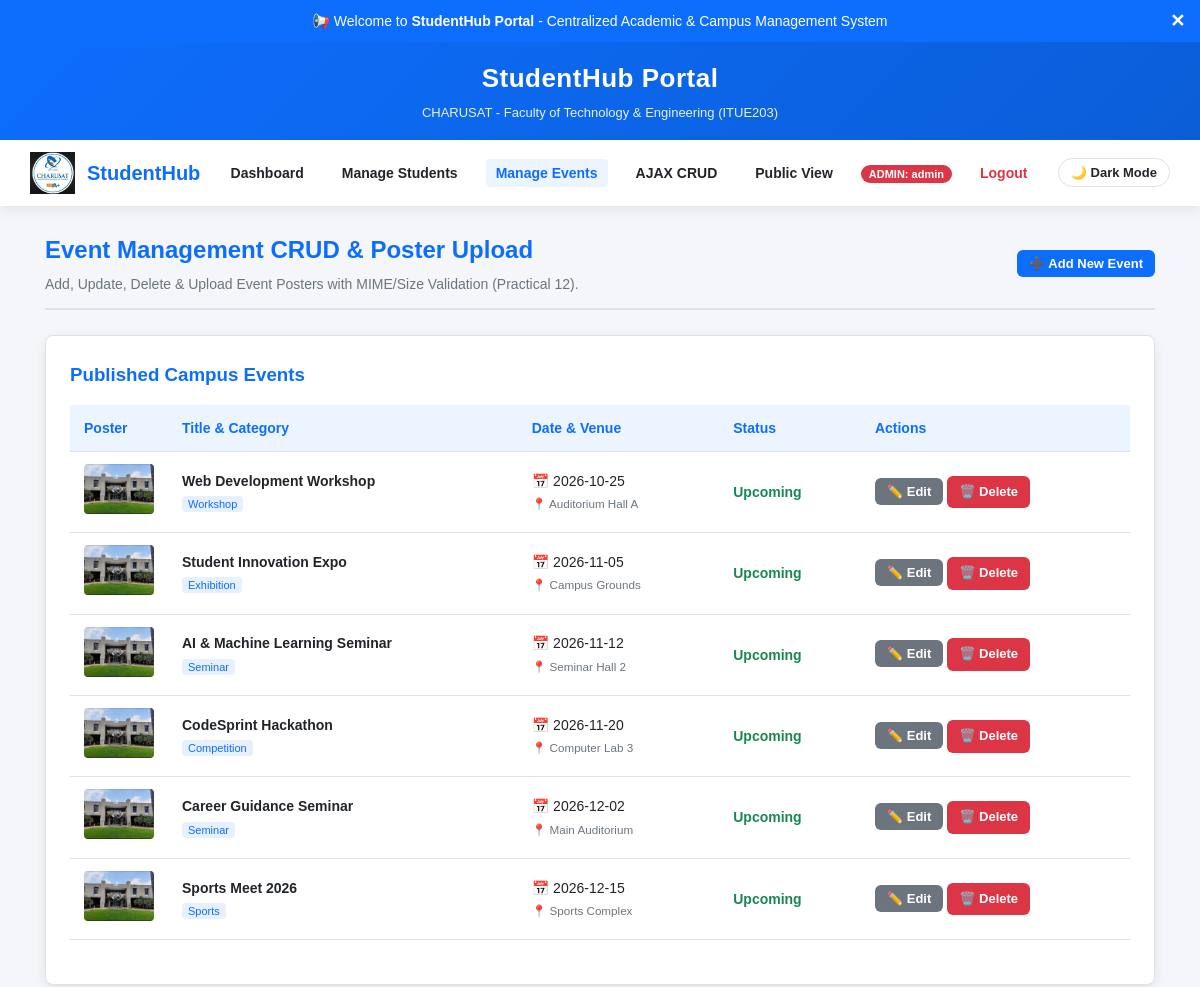
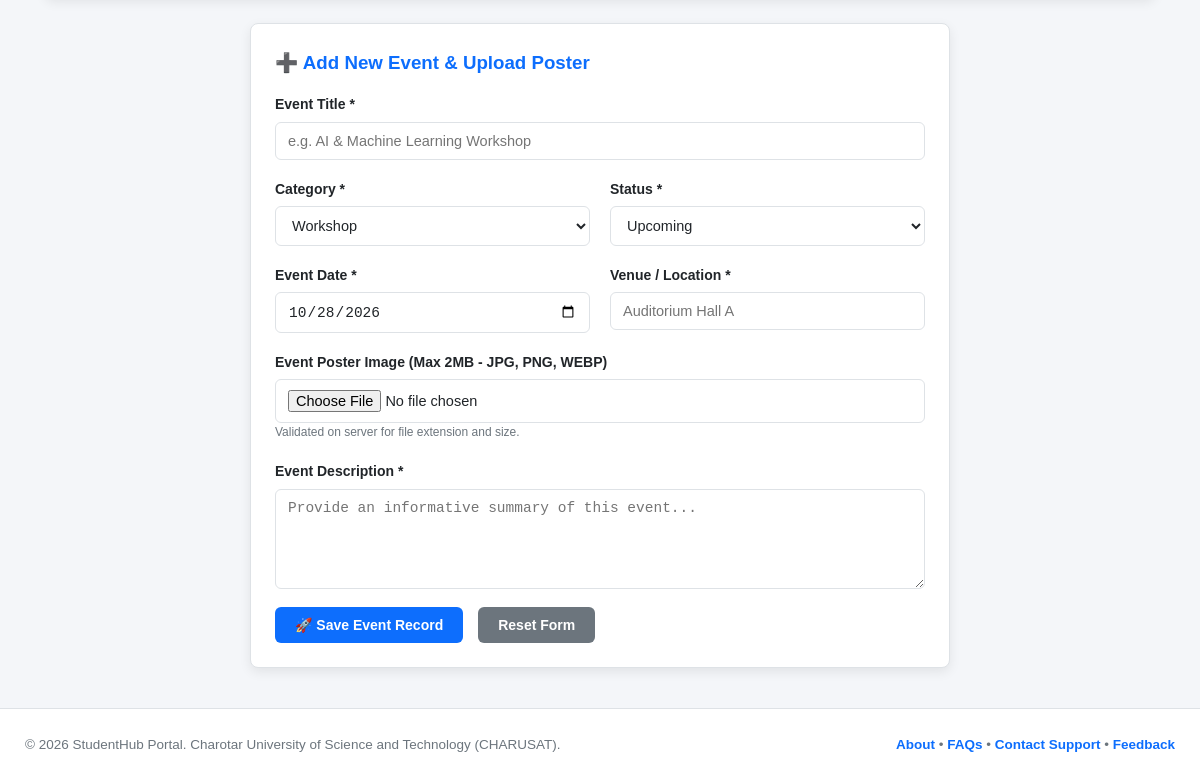
Page /manage_events.php (signed in) on the committed database (2 pictures, top to bottom).
### tables this page shows
CREATE TABLE events (
    id INT AUTO_INCREMENT PRIMARY KEY,
    title VARCHAR(100) NOT NULL,
    description TEXT NOT NULL,
    category VARCHAR(50) NOT NULL,
    event_date DATE NOT NULL,
    venue VARCHAR(100) NOT NULL,
    poster VARCHAR(255) DEFAULT NULL,
    status VARCHAR(20) NOT NULL DEFAULT 'Upcoming',
    created_at TIMESTAMP DEFAULT CURRENT_TIMESTAMP
);

### auth.php (called while the page is built, shortened)
<?php
function is_admin() {
    return isset($_SESSION['role']) && $_SESSION['role'] === 'admin';
}
?>

### manage_events.php (the view, shortened to what this page needs)
<?php
require_once __DIR__ . '/auth.php';
require_once __DIR__ . '/db.php';
$uploadDir = __DIR__ . '/uploads/';
$eventsResult = $conn->query("SELECT * FROM events ORDER BY event_date ASC");
require_once __DIR__ . '/header.php';
?>
<main>
    <div class="page-header">
        <div class="flex-between">
            <div>
                <h2>Event Management CRUD & Poster Upload</h2>
                <p>Add, Update, Delete & Upload Event Posters with MIME/Size Validation (Practical 12).</p>
            </div>
            <div>
                <button onclick="document.getElementById('eventFormSection').scrollIntoView({behavior: 'smooth'})" class="btn btn-primary btn-sm">➕ Add New Event</button>
            </div>
        </div>
    </div>
    <section class="card">
        <h3 style="color: var(--primary-color); margin-bottom: 15px;">Published Campus Events</h3>
        <div class="table-responsive">
            <table class="data-table">
                <thead>
                    <tr>
                        <th>Poster</th>
                        <th>Title & Category</th>
                        <th>Date & Venue</th>
                        <th>Status</th>
                        <th>Actions</th>
                    </tr>
                </thead>
                <tbody>
                    <?php if ($eventsResult->num_rows === 0): ?>
                        <tr><td colspan="5" style="text-align: center; color: var(--text-muted); padding: 25px;">No events recorded in database yet.</td></tr>
                    <?php else: ?>
                        <?php while ($ev = $eventsResult->fetch_assoc()): ?>
                            <tr>
                                <td style="width: 80px;">
                                    <?php if (!empty($ev['poster']) && file_exists($uploadDir . $ev['poster'])): ?>
                                        <img src="uploads/<?php echo htmlspecialchars($ev['poster']); ?>" alt="Poster" style="width: 70px; height: 50px; object-fit: cover; border-radius: 4px;">
                                    <?php else: ?>
                                        <img src="images/campus.png" alt="Default" style="width: 70px; height: 50px; object-fit: cover; border-radius: 4px; opacity: 0.6;">
                                    <?php endif; ?>
                                </td>
                                <td>
                                    <strong><?php echo htmlspecialchars($ev['title']); ?></strong><br>
                                    <span class="badge" style="background: rgba(13,110,253,0.1); color: #0d6efd; padding: 2px 6px; border-radius: 4px; font-size: 11px;"><?php echo htmlspecialchars($ev['category']); ?></span>
                                </td>
                                <td>
                                    📅 <?php echo htmlspecialchars($ev['event_date']); ?><br>
                                    <small style="color: var(--text-muted);">📍 <?php echo htmlspecialchars($ev['venue']); ?></small>
                                </td>
                                <td>
                                    <span style="font-weight: bold; color: <?php echo ($ev['status'] == 'Upcoming') ? 'var(--success-color)' : 'var(--text-muted)'; ?>;">
                                        <?php echo htmlspecialchars($ev['status']); ?>
                                    </span>
                                </td>
                                <td>
                                    <button class="btn btn-secondary btn-sm edit-ev-btn"
                                            data-id="<?php echo $ev['id']; ?>"
                                            data-title="<?php echo htmlspecialchars($ev['title']); ?>"
                                            data-category="<?php echo htmlspecialchars($ev['category']); ?>"
                                            data-date="<?php echo htmlspecialchars($ev['event_date']); ?>"
                                            data-venue="<?php echo htmlspecialchars($ev['venue']); ?>"
                                            data-status="<?php echo htmlspecialchars($ev['status']); ?>"
                                            data-desc="<?php echo htmlspecialchars($ev['description']); ?>">
                                        ✏️ Edit
                                    </button>
                                    <a href="manage_events.php?action=delete&id=<?php echo $ev['id']; ?>"
                                       class="btn btn-danger btn-sm"
                                       onclick="return confirm('Delete event: <?php echo htmlspecialchars(addslashes($ev['title'])); ?>?');">
                                        🗑️ Delete
                                    </a>
                                </td>
                            </tr>
                        <?php endwhile; ?>
                    <?php endif; ?>
                </tbody>
            </table>
        </div>
    </section>
    <section id="eventFormSection" class="card" style="max-width: 700px; margin: auto;">
        <h3 id="evFormHeading" style="color: var(--primary-color); margin-bottom: 15px;">➕ Add New Event & Upload Poster</h3>
        <form method="POST" action="manage_events.php" enctype="multipart/form-data" id="eventCrudForm">
            <div class="form-group">
                <label for="ev_title">Event Title *</label>
                <input type="text" id="ev_title" name="title" required placeholder="e.g. AI & Machine Learning Workshop">
            </div>
            <div class="grid-2">
                <div class="form-group">
                    <label for="ev_category">Category *</label>
                    <select id="ev_category" name="category" required>
                        <option value="Workshop">Workshop</option>
                    </select>
                </div>
                <div class="form-group">
                    <label for="ev_status">Status *</label>
                    <select id="ev_status" name="status" required>
                        <option value="Upcoming">Upcoming</option>
                    </select>
                </div>
            </div>
            <div class="grid-2">
                <div class="form-group">
                    <label for="ev_date">Event Date *</label>
                    <input type="date" id="ev_date" name="event_date" required value="<?php echo date('Y-m-d'); ?>">
                </div>
                <div class="form-group">
                    <label for="ev_venue">Venue / Location *</label>
                    <input type="text" id="ev_venue" name="venue" required placeholder="Auditorium Hall A">
                </div>
            </div>
            <div class="form-group">
                <label for="ev_poster">Event Poster Image (Max 2MB - JPG, PNG, WEBP)</label>
                <input type="file" id="ev_poster" name="poster" accept=".jpg,.jpeg,.png,.webp,.gif">
                <small style="color: var(--text-muted); font-size: 12px;">Validated on server for file extension and size.</small>
            </div>
            <div class="form-group">
                <label for="ev_desc">Event Description *</label>
                <textarea id="ev_desc" name="description" required placeholder="Provide an informative summary of this event..."></textarea>
            </div>
            <div class="flex-row">
                <button type="submit" id="evSubmitBtn" class="btn btn-primary">
                    🚀 Save Event Record
                </button>
                <button type="button" class="btn btn-secondary" onclick="resetEvForm()">
                    Reset Form
                </button>
            </div>
        </form>
    </section>
</main>
<?php require_once __DIR__ . '/footer.php'; ?>

### header.php (shortened to what this page needs)
<?php
require_once __DIR__ . '/auth.php';
$currentPage = basename($_SERVER['PHP_SELF']);
$isAdmin = is_admin();
$username = isset($_SESSION['username']) ? htmlspecialchars($_SESSION['username']) : '';
?>
<!DOCTYPE html>
<html lang="en">
<head>
    <link rel="stylesheet" href="css/style.css">
</head>
<body>
    <div id="notificationBanner" class="notification-banner">
        <span>📢 Welcome to <strong>StudentHub Portal</strong> - Centralized Academic & Campus Management System</span>
        <button id="closeBannerBtn" class="banner-close-btn" title="Close Banner">✕</button>
    </div>
    <div class="portal-title-bar">
        <h1>StudentHub Portal</h1>
        <p>CHARUSAT - Faculty of Technology & Engineering (ITUE203)</p>
    </div>
    <header>
        <a href="index.php" class="logo-container">
            <img src="images/logo.png" alt="StudentHub Logo" width="48" height="48">
            <span class="brand-text">StudentHub</span>
        </a>
        <nav id="mainNav">
            <ul>
                <?php if ($isAdmin): ?>
                    <li><a href="admin_dashboard.php" class="<?php echo ($currentPage == 'admin_dashboard.php') ? 'active' : ''; ?>">Dashboard</a></li>
                    <li><a href="manage_students.php" class="<?php echo ($currentPage == 'manage_students.php') ? 'active' : ''; ?>">Manage Students</a></li>
                    <li><a href="manage_events.php" class="<?php echo ($currentPage == 'manage_events.php') ? 'active' : ''; ?>">Manage Events</a></li>
                    <li><a href="ajax_events.php" class="<?php echo ($currentPage == 'ajax_events.php') ? 'active' : ''; ?>">AJAX CRUD</a></li>
                    <li><a href="index.php" class="<?php echo ($currentPage == 'index.php') ? 'active' : ''; ?>">Public View</a></li>
                    <li><span class="admin-badge">ADMIN: <?php echo $username; ?></span></li>
                    <li><a href="logout.php" style="color: var(--danger-color);">Logout</a></li>
                <?php endif; ?>
            </ul>
        </nav>
        <div class="header-actions">
            <button id="themeToggleBtn" class="theme-toggle-btn">🌙 Dark Mode</button>
        </div>
    </header>

### footer.php (shortened to what this page needs)
    <footer>
        <div style="max-width: 1150px; margin: auto; display: flex; justify-content: space-between; flex-wrap: wrap; gap: 15px; align-items: center;">
            <p>&copy; <?php echo date('Y'); ?> StudentHub Portal. Charotar University of Science and Technology (CHARUSAT).</p>
            <p>
                <a href="about.php">About</a> &bull;
                <a href="faq.php">FAQs</a> &bull;
                <a href="contact.php">Contact Support</a> &bull;
                <a href="feedback.php">Feedback</a>
            </p>
        </div>
    </footer>
</body>
</html>

### rows in the picture
events: poster (picture), title "Web Development Workshop", category "Workshop", event_date "2026-10-25", venue "Auditorium Hall A", status "Upcoming"
events: poster (picture), title "Student Innovation Expo", category "Exhibition", event_date "2026-11-05", venue "Campus Grounds", status "Upcoming"
events: poster (picture), title "AI & Machine Learning Seminar", category "Seminar", event_date "2026-11-12", venue "Seminar Hall 2", status "Upcoming"
events: poster (picture), title "CodeSprint Hackathon", category "Competition", event_date "2026-11-20", venue "Computer Lab 3", status "Upcoming"
events: poster (picture), title "Career Guidance Seminar", category "Seminar", event_date "2026-12-02", venue "Main Auditorium", status "Upcoming"
events: poster (picture), title "Sports Meet 2026", category "Sports", event_date "2026-12-15", venue "Sports Complex", status "Upcoming"

### other values in the picture
$username "admin"
